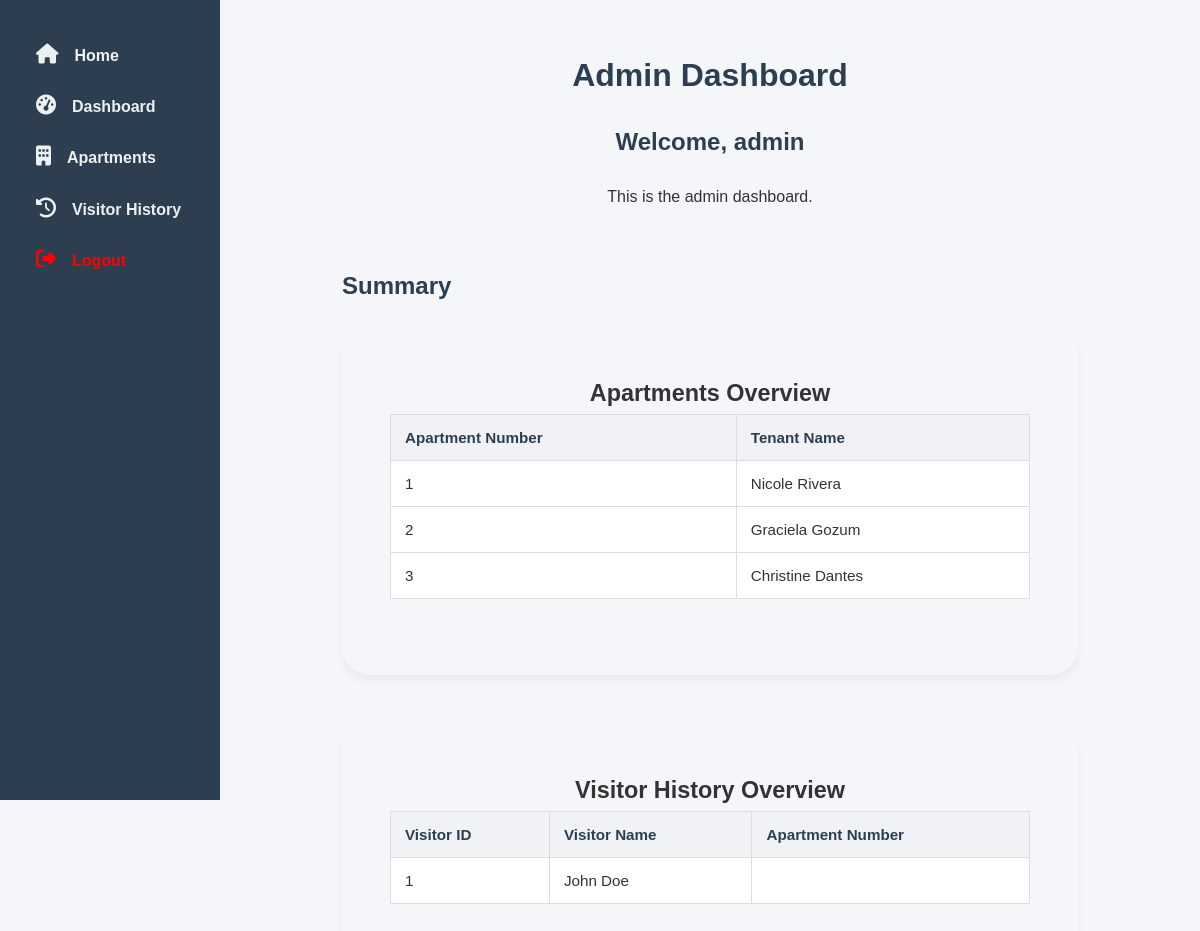
The page /Draft-Files/FullStackDraftV2/admin/admin_dashboard.php (signed in) on the database its author committed.
### tables this page shows
CREATE TABLE IF NOT EXISTS `apartments` (
  `id` int(11) NOT NULL,
  `apartment_number` varchar(50) NOT NULL,
  `tenant_name` varchar(255) DEFAULT NULL,
  `tenant_email` varchar(255) DEFAULT NULL,
  `tenant_phone` varchar(50) DEFAULT NULL,
  `status` enum('occupied','vacant') DEFAULT 'vacant'
);

CREATE TABLE IF NOT EXISTS `visitors` (
  `id` int(11) NOT NULL,
  `visitor_name` varchar(255) NOT NULL,
  `contact` varchar(100) DEFAULT NULL,
  `purpose` text DEFAULT NULL,
  `apartment_id` int(11) NOT NULL,
  `status` enum('checked_in','checked_out') DEFAULT 'checked_in',
  `visit_time` timestamp NOT NULL DEFAULT current_timestamp(),
  `checkout_time` timestamp NULL DEFAULT NULL
);

### Draft-Files/FullStackDraftV2/admin/admin_dashboard.php (the view, shortened to what this page needs)
<?php
require_once '../includes/db.php';
require_once 'admin_includes/admin_header.php';
?>
<!DOCTYPE html>
<html>
<head>
    <link rel="stylesheet" href="../assets/style.css">
</head>
<body>
    <div class="container">
        <h1>Admin Dashboard</h1>
        <h2>Welcome, <?php echo $_SESSION['admin_username']; ?></h2>
        <p>This is the admin dashboard.</p>
        <br>
        <div class="summary">
            <h2>Summary</h2>
            <div class="card-container">
                <div class="card">
                    <h3>Apartments Overview</h3>
                    <table>
                        <tr>
                            <th>Apartment Number</th>
                            <th>Tenant Name</th>
                        </tr>
                        <?php
                        $apartments = [];
                        $result = $conn->query("SELECT * FROM apartments ORDER BY apartment_number ASC LIMIT 3");
                        if ($result) {
                            while ($row = $result->fetch_assoc()) {
                                $apartments[] = $row;
                            }
                        }
                        foreach ($apartments as $row): ?>
                        <tr>
                            <td><?php echo htmlspecialchars($row['apartment_number']); ?></td>
                            <td><?php echo htmlspecialchars($row['tenant_name']); ?></td>
                        </tr>
                        <?php endforeach; ?>
                    </table>
                </div>
                <div class="card">
                    <h3>Visitor History Overview</h3>
                    <table>
                        <tr>
                            <th>Visitor ID</th>
                            <th>Visitor Name</th>
                            <th>Apartment Number</th>
                        </tr>
                        <?php
                        $visitor_history = [];
                        $result = $conn->query("SELECT * FROM visitors ORDER BY visit_time DESC LIMIT 3");
                        if ($result) {
                            while ($row = $result->fetch_assoc()) {
                                $visitor_history[] = $row;
                            }
                        }
                        foreach ($visitor_history as $row): ?>
                        <tr>
                            <td><?php echo htmlspecialchars($row['id']); ?></td>
                            <td><?php echo htmlspecialchars($row['visitor_name']); ?></td>
                            <td><?php echo htmlspecialchars($row['apartment_number']); ?></td>
                        </tr>
                        <?php endforeach; ?>
                    </table>
                </div>
            </div>
        </div>
    </div>
</body>
</html>

### FullStackDraftV2/assets/style.css (style rules this page uses)
* { box-sizing: border-box; margin: 0; padding: 0; }
body { font-family: Arial, Helvetica, sans-serif; background-color: #f4f6f9; color: #333; line-height: 1.7; }
p { font-family: Arial, Helvetica, sans-serif; }
h1, h2 { margin-bottom: 1.25rem; color: #2c3e50; }
h1 { font-size: 2rem; }
h2 { font-size: 1.5rem; }
.container { padding: 3rem; display: flex; flex-direction: column; align-items: center; }
.card { border-radius: 1.75rem; padding: 3rem; margin-bottom: 3rem; box-shadow: 0 0.375rem 0.5rem rgba(0,0,0,0.05); }
.card-container { text-align: center; }
.summary { padding-top: 1.75rem; font-size: 1.25rem; margin-bottom: 1.75rem; }
table { width: 100%; border-collapse: collapse; background: #fff; margin-bottom: 1.75rem; min-width: 40rem; }
table th, table td { padding: 0.875rem; border: 1px solid #ddd; text-align: left; font-size: 0.95rem; }
table th { background-color: #f0f2f5; color: #2c3e50; }
@media (min-width: 992px) { body { padding-left: 220px; } }

### rows shown on the page
apartments: apartment_number "1", tenant_name "Nicole Rivera"
apartments: apartment_number "2", tenant_name "Graciela Gozum"
apartments: apartment_number "3", tenant_name "Christine Dantes"
visitors: id "1", visitor_name "John Doe"

### other values the page prints
$_SESSION['admin_username'] "admin"
